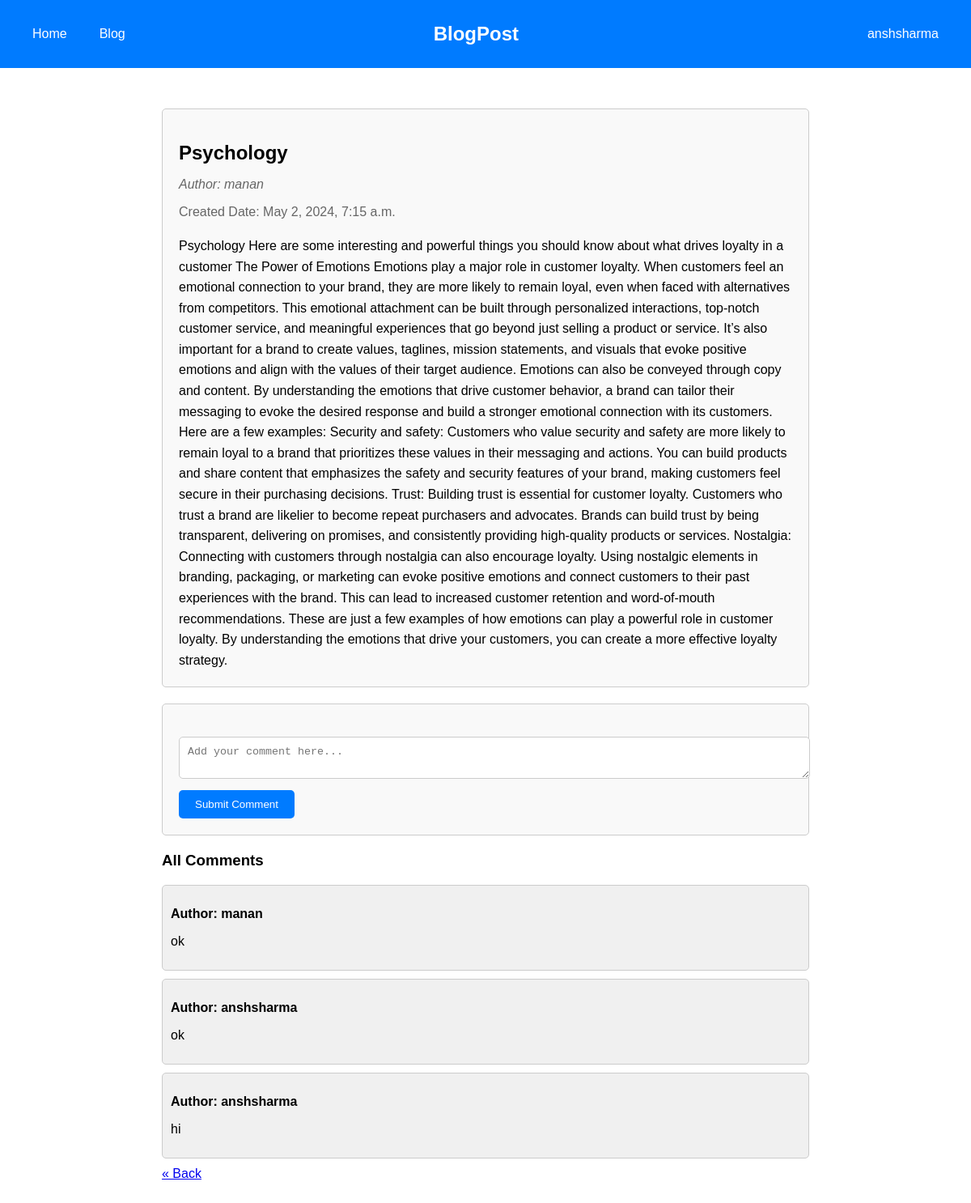
The app's page /blog/7/ (signed in) with its own data.
### app/models.py (models this page shows, shortened)
class Blog(models.Model):
    title = models.CharField(unique=True, max_length=100)
    content = models.TextField()
    user = models.ForeignKey(User, on_delete=models.CASCADE)
    tags = models.ManyToManyField('Tag', blank='True')
    created_at = models.DateTimeField(auto_now_add=True)
    likes = models.ManyToManyField(User, related_name='liked_blogs', blank=True)
    dislikes = models.ManyToManyField(User, related_name='disliked_blogs', blank=True)
    tags = models.ManyToManyField(Tag, related_name='blogs', blank=True)

class Comment(models.Model):
    blog = models.ForeignKey('Blog', related_name='comments', on_delete=models.CASCADE)
    user = models.ForeignKey(User, on_delete=models.CASCADE)
    content = models.TextField()
    created_at = models.DateTimeField(auto_now_add=True)

### app/views.py (the view)
# urls.py: path('blog/<int:blog_id>/', views.view_blog, name='view_blog'),
@login_required
def view_blog(request, blog_id):
    blog_post = get_object_or_404(Blog, pk=blog_id)
    comments = blog_post.comments.all()
    if request.method == 'POST':
        form = CommentForm(request.POST)
        if form.is_valid():
            new_comment = form.save(commit=False)
            new_comment.blog = blog_post
            new_comment.user = request.user
            new_comment.save()
            return HttpResponseRedirect(request.path_info)
    else:
        form = CommentForm()
    return render(request, 'view_blog.html', {'blog_post': blog_post, 'comments': comments, 'form': form})

### app/forms.py
class CommentForm(forms.ModelForm):
    class Meta:
        model = Comment
        fields = ['content']
        labels = {'content': ''}  # Hide label for content field
    def __init__(self, *args, **kwargs):
        super().__init__(*args, **kwargs)
        self.fields['content'].widget.attrs.update({'placeholder': 'Write your comment here...'})

### templates/view_blog.html (shortened to what this page needs)
{% extends 'navbar.html' %}
{% block content %}
<div class="container">
    <div class="blog-post">
        <h2 class="blog-title">{{ blog_post.title }}</h2>
        <p class="blog-author">Author: {{ blog_post.user.username }}</p>
        <p class="blog-date">Created Date: {{ blog_post.created_at }}</p>
        <div class="blog-content">
            {{ blog_post.content | safe }}
        </div>
    </div>
    <div class="comment-container">
        <form class="comment-form" method="post">
            <textarea name="content" rows="2" placeholder="Add your comment here..."></textarea>
            <button type="submit" class="submit-comment-btn">Submit Comment</button>
        </form>
    </div>
    <div class="comments">
        <h3>All Comments</h3>
        {% for comment in blog_post.comments.all %}
        <div class="comment">
            <p class="comment-author">Author: {{ comment.user.username }}</p>
            <p>{{ comment.content }}</p>
        </div>
        {% empty %}
        <p>No comments yet.</p>
        {% endfor %}
    </div>
    <a href="{% url 'home' %}" class="btn btn-success back-btn">&laquo; Back</a>
</div>
{% endblock %}

### templates/navbar.html (shortened to what this page needs)
<!DOCTYPE html>
<html lang="en">
<head>
</head>
<body>
<div class="navbar">
    <a href="{% url 'welcome'%}">Home</a>
    <a href="{%url 'blogs' %}">Blog</a>
    <a href="{% url 'welcome'%}" class="title-link">BlogPost</a>
    <div class="navbar-right">
        {% if user.is_authenticated %}
            <div class="dropdown">
                <a href="#" class="dropdown-toggle">{{ user.username }}</a>
            </div>
        {% else %}
            <a href="{% url 'login'%}">Login</a>
            <a href="{% url 'signup'%}">Sign Up</a>
        {% endif %}
    </div>
</div>
<div class="content">
    {% block content %}
    {% endblock %}
</div>
</body>
</html>

### templates/navbar.html (style rules this page uses)
body { margin: 0; font-family: Arial, sans-serif; }
.navbar { overflow: hidden; background-color: #007bff; color: white; display: flex; justify-content: space-between; align-items: center; padding: 14px 20px; }
.navbar a { color: white; text-decoration: none; padding: 14px 20px; }
.dropdown { display: inline-block; }
.navbar .title-link { padding-right: 30px; font-size: 24px; font-weight: bold; flex: 1; text-align: center; }
.navbar .navbar-right { padding-left: 40px; }

### templates/view_blog.html (style rules this page uses)
.container { max-width: 800px; margin: 50px auto; }
.blog-post { border: 1px solid #ccc; border-radius: 5px; background-color: #f9f9f9; padding: 20px; margin-bottom: 20px; }
.blog-title { font-size: 24px; font-weight: bold; margin-bottom: 10px; }
.blog-author { font-style: italic; color: #666; margin-bottom: 10px; }
.blog-date { color: #666; margin-bottom: 20px; }
.blog-content { line-height: 1.6; }
.comment-container { margin-top: 20px; padding: 20px; border: 1px solid #ccc; border-radius: 5px; background-color: #f9f9f9; }
.comment-form { margin-top: 20px; }
.comment { margin-bottom: 10px; }
.comment-author { font-weight: bold; }
.back-btn { margin-top: 20px; }
.comment-form textarea { width: 100%; margin-bottom: 10px; padding: 10px; border: 1px solid #ccc; border-radius: 5px; resize: vertical; }
.submit-comment-btn { background-color: #007bff; color: #fff; border: none; border-radius: 5px; padding: 10px 20px; cursor: pointer; }
.comments { margin-top: 20px; }
.comment { padding: 10px; border: 1px solid #ccc; border-radius: 5px; background-color: #f0f0f0; margin-bottom: 10px; }
.comment-author { font-weight: bold; margin-bottom: 5px; }

### records on screen
Blog: title "Psychology", user.username "manan", created_at "May 2, 2024, 7:15 a.m.", content "Psychology Here are some interesting and powerful things you should know about what drives loyalty in a customer The Power of Emotions Emotions play a major role in customer loyalty. When customers feel an emotional connection to your brand, they are more likely to remain loyal, even when faced with alternatives from competitors. This emotional attachment can be built through personalized interactions, top-notch customer service, and meaningful experiences that go beyond just selling a product or service. It’s also important for a brand to create values, taglines, mission statements, and visuals that evoke positive emotions and align with the values of their target audience. Emotions can…"
Comment: user.username "manan", content "ok"
Comment: user.username "anshsharma", content "ok"
Comment: user.username "anshsharma", content "hi"

### other values on screen
{{ user.username }} "anshsharma"
